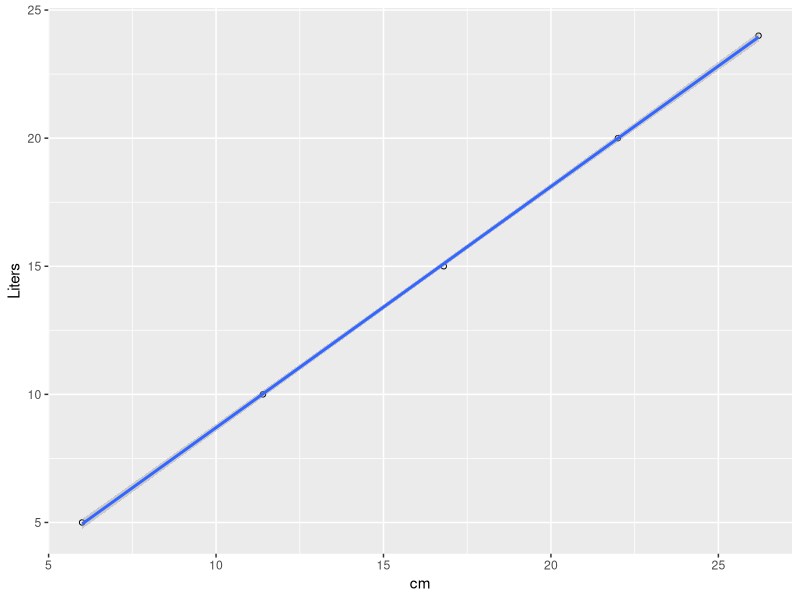

The R script that drew this image:
library(ggplot2)

dat = data.frame(xvar = c(6, 11.4, 16.8, 22, 26.2), yvar = c(5, 10, 15, 20, 24))
ggplot(dat, aes(x=xvar, y=yvar)) +
  xlab("cm") + ylab("Liters") +
  geom_point(shape=1) +    # Use hollow circles
  geom_smooth(method=lm)   # Add linear regression line 
#  (by default includes 95% confidence region)

# shows the linear regression
lm(yvar ~ xvar, dat)

kettle_volume_height <- function(x) { -0.7059 + 0.9409 * x }